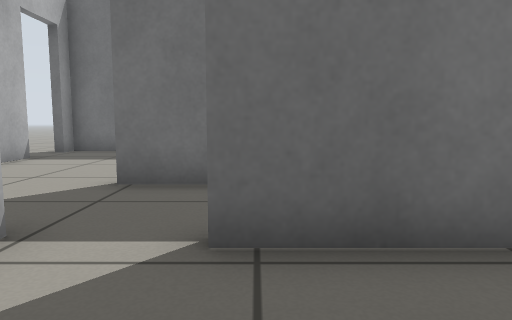
[1] (above)

13 first-person views from a walk through a Gazebo world. The camera is 0.5 m above the floor, tilts 6° down and sees 70° across. The floor is counted in squares, 0.5 m on a side. Each view is taken from the middle of a square. On the plan, view 1 faces up. The plan holds only what a view shows up to about 13 squares ahead; the rest is blank.

[2]
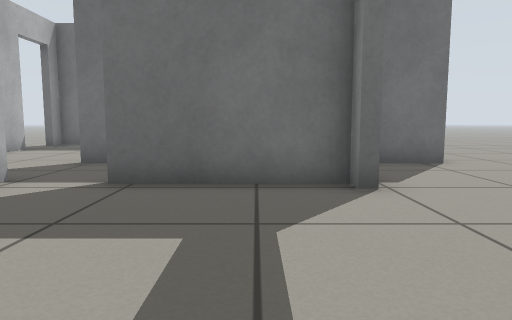

[3]
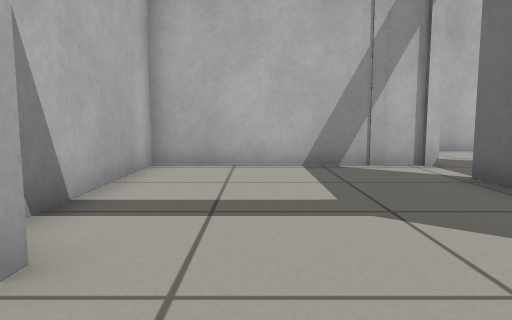

[4]
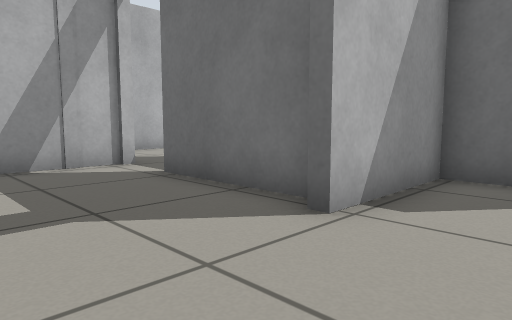

[5]
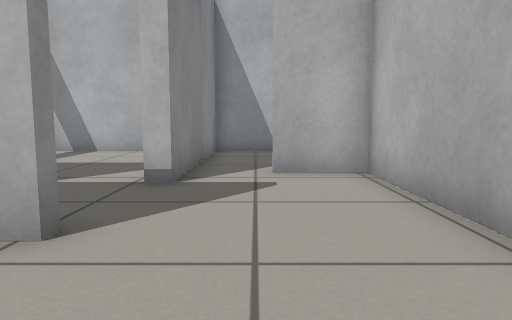

[6]
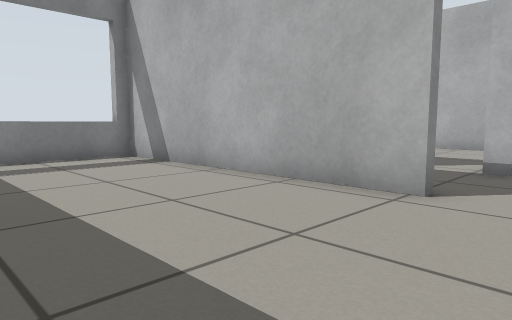

[7]
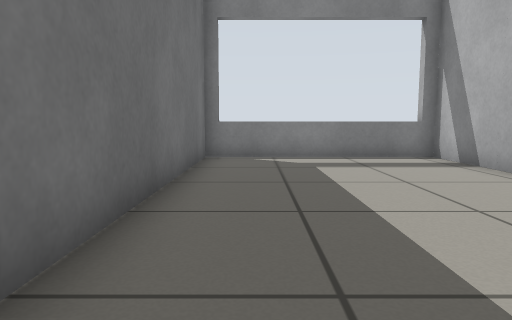

[8]
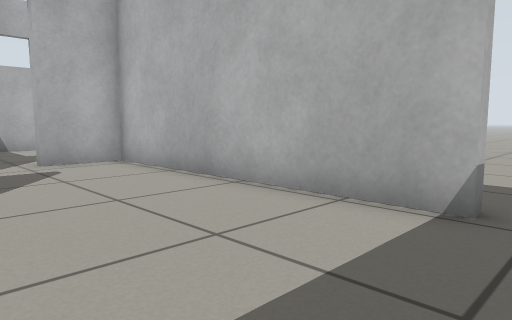

[9]
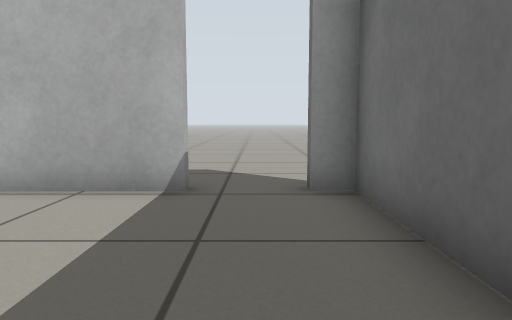

[10]
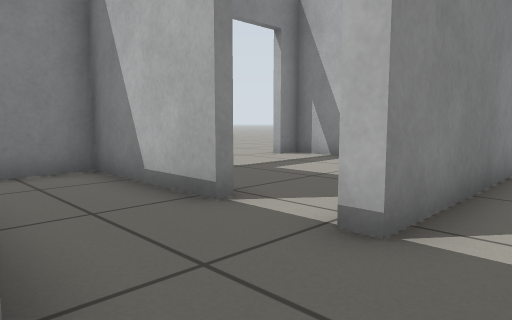

[11]
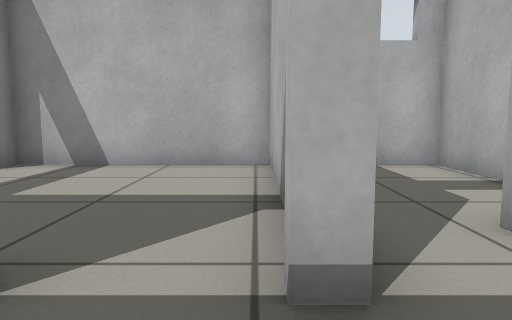

[12]
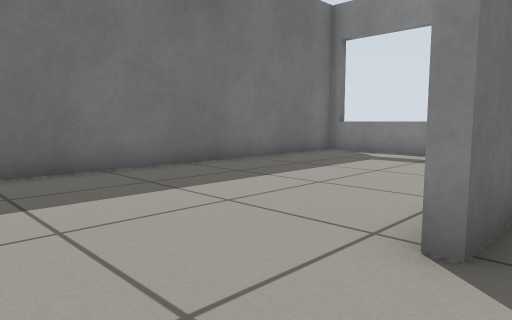

[13]
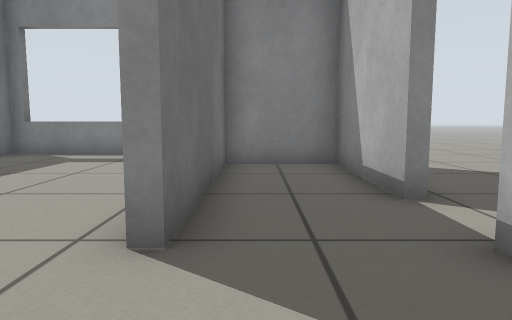

### Floor plan
Ten units are one square. View 1 is at (0, 0); x grows to the right and y downward. Boxes are objects, and circles mark ways between rooms. Rooms are numbered by the first view taken in them; rooms with no view inside come last. Other rooms are left out.
<svg viewBox="-67 -129 138 168">
<path fill="none" stroke="#000" d="M-23 -31 -23 34 35 34 35 26M35 -23 35 -28 -5 -28M66 -57 38 -57 38 -23M-22 -60 62 -60 62 -124 -62 -124M-62 -100 -62 -66M-26 -31 -23 -31M-5 -31 35 -31 35 -57 -22 -57 -22 -60M-62 -66 -62 -19 -43 -19M-62 11 -62 34 -26 34 -26 -31"/>
<circle cx="40" cy="0" r="3" fill="#2a7"/>
<circle cx="-15" cy="-30" r="3" fill="#2a7"/>
<circle cx="-35" cy="-20" r="3" fill="#2a7"/>
<circle cx="-60" cy="-105" r="3" fill="#2a7"/>
<circle cx="-40" cy="-60" r="3" fill="#2a7"/>
<text x="0" y="0">1</text>
<text x="50" y="-50">2</text>
<text x="0" y="-90">3</text>
<text x="-20" y="-50">4</text>
<text x="-50" y="10">5</text>
</svg>
Room 1 opens to room 2. Room 1 opens to room 4. Room 2 opens to room 3. Room 3 opens to room 4.

Where each view was taken, in squares from view 1:
view 1: 0 up, 0 right, facing up
view 2: 3 down, 2 right, facing up
view 3: 1 down, 6 right, facing left
view 4: 1 down, 6 right, facing up-left
view 5: 9 up, 4 left, facing down
view 6: 11 up, 4 left, facing down-right
view 7: 11 up, 4 left, facing right
view 8: 11 up, 2 left, facing down-left
view 9: 11 up, 1 left, facing left
view 10: 6 up, 4 left, facing down-right
view 11: 5 up, 2 left, facing down
view 12: 5 up, 5 left, facing up-right
view 13: 5 up, 5 left, facing right
